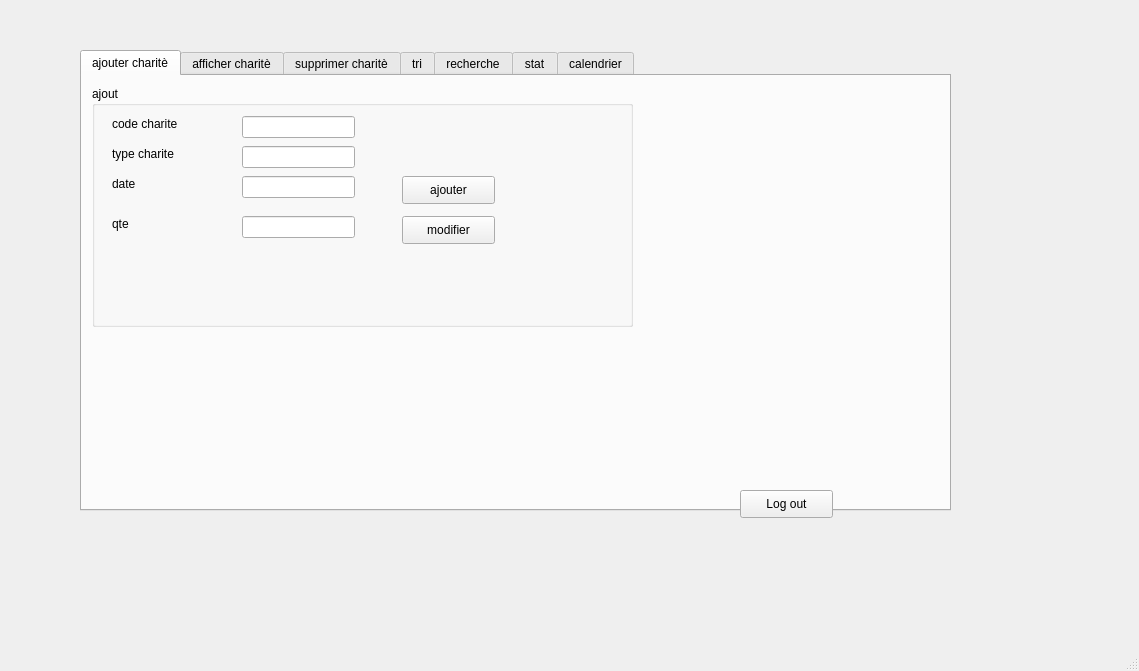
<?xml version="1.0" encoding="UTF-8"?>
<ui version="4.0">
 <class>MainWindow1</class>
 <widget class="QMainWindow" name="MainWindow1">
  <property name="geometry">
   <rect>
    <x>0</x>
    <y>0</y>
    <width>1139</width>
    <height>671</height>
   </rect>
  </property>
  <property name="windowTitle">
   <string>MainWindow</string>
  </property>
  <widget class="QWidget" name="centralwidget">
   <widget class="QTabWidget" name="calendrier">
    <property name="geometry">
     <rect>
      <x>80</x>
      <y>50</y>
      <width>871</width>
      <height>461</height>
     </rect>
    </property>
    <property name="currentIndex">
     <number>0</number>
    </property>
    <widget class="QWidget" name="tab_2">
     <attribute name="title">
      <string>ajouter charitè</string>
     </attribute>
     <widget class="QGroupBox" name="groupBox">
      <property name="geometry">
       <rect>
        <x>10</x>
        <y>10</y>
        <width>541</width>
        <height>241</height>
       </rect>
      </property>
      <property name="title">
       <string>ajout</string>
      </property>
      <widget class="QLabel" name="label">
       <property name="geometry">
        <rect>
         <x>20</x>
         <y>30</y>
         <width>101</width>
         <height>16</height>
        </rect>
       </property>
       <property name="text">
        <string>code charite</string>
       </property>
      </widget>
      <widget class="QLabel" name="label_2">
       <property name="geometry">
        <rect>
         <x>20</x>
         <y>60</y>
         <width>81</width>
         <height>16</height>
        </rect>
       </property>
       <property name="text">
        <string>type charite</string>
       </property>
      </widget>
      <widget class="QLabel" name="label_3">
       <property name="geometry">
        <rect>
         <x>20</x>
         <y>90</y>
         <width>56</width>
         <height>16</height>
        </rect>
       </property>
       <property name="text">
        <string>date</string>
       </property>
      </widget>
      <widget class="QLineEdit" name="le_code">
       <property name="geometry">
        <rect>
         <x>150</x>
         <y>30</y>
         <width>113</width>
         <height>22</height>
        </rect>
       </property>
      </widget>
      <widget class="QLineEdit" name="le_type">
       <property name="geometry">
        <rect>
         <x>150</x>
         <y>60</y>
         <width>113</width>
         <height>22</height>
        </rect>
       </property>
      </widget>
      <widget class="QLineEdit" name="le_date">
       <property name="geometry">
        <rect>
         <x>150</x>
         <y>90</y>
         <width>113</width>
         <height>22</height>
        </rect>
       </property>
      </widget>
      <widget class="QLineEdit" name="le_qte">
       <property name="geometry">
        <rect>
         <x>150</x>
         <y>130</y>
         <width>113</width>
         <height>22</height>
        </rect>
       </property>
      </widget>
      <widget class="QPushButton" name="pb_ajouter">
       <property name="geometry">
        <rect>
         <x>310</x>
         <y>90</y>
         <width>93</width>
         <height>28</height>
        </rect>
       </property>
       <property name="text">
        <string>ajouter</string>
       </property>
      </widget>
      <widget class="QLabel" name="label_4">
       <property name="geometry">
        <rect>
         <x>20</x>
         <y>130</y>
         <width>56</width>
         <height>16</height>
        </rect>
       </property>
       <property name="text">
        <string>qte</string>
       </property>
      </widget>
      <widget class="QPushButton" name="pb_modifier">
       <property name="geometry">
        <rect>
         <x>310</x>
         <y>130</y>
         <width>93</width>
         <height>28</height>
        </rect>
       </property>
       <property name="text">
        <string>modifier</string>
       </property>
      </widget>
     </widget>
    </widget>
    <widget class="QWidget" name="tab_4">
     <attribute name="title">
      <string>afficher charitè</string>
     </attribute>
     <widget class="QTableView" name="tab_charite">
      <property name="geometry">
       <rect>
        <x>45</x>
        <y>31</y>
        <width>481</width>
        <height>201</height>
       </rect>
      </property>
     </widget>
    </widget>
    <widget class="QWidget" name="tab">
     <attribute name="title">
      <string>supprimer charitè</string>
     </attribute>
     <widget class="QLabel" name="label_5">
      <property name="geometry">
       <rect>
        <x>30</x>
        <y>50</y>
        <width>81</width>
        <height>16</height>
       </rect>
      </property>
      <property name="text">
       <string>code charite</string>
      </property>
     </widget>
     <widget class="QLineEdit" name="le_coude">
      <property name="geometry">
       <rect>
        <x>160</x>
        <y>50</y>
        <width>113</width>
        <height>22</height>
       </rect>
      </property>
     </widget>
     <widget class="QPushButton" name="pb_supprimer">
      <property name="geometry">
       <rect>
        <x>320</x>
        <y>160</y>
        <width>93</width>
        <height>28</height>
       </rect>
      </property>
      <property name="text">
       <string>suprimer</string>
      </property>
     </widget>
    </widget>
    <widget class="QWidget" name="tab_5">
     <attribute name="title">
      <string>tri</string>
     </attribute>
     <widget class="QPushButton" name="pushButton_2">
      <property name="geometry">
       <rect>
        <x>520</x>
        <y>370</y>
        <width>93</width>
        <height>28</height>
       </rect>
      </property>
      <property name="text">
       <string>tri</string>
      </property>
     </widget>
     <widget class="QLabel" name="label_8">
      <property name="geometry">
       <rect>
        <x>120</x>
        <y>90</y>
        <width>131</width>
        <height>16</height>
       </rect>
      </property>
      <property name="text">
       <string>tri suivant </string>
      </property>
     </widget>
     <widget class="QComboBox" name="lokza">
      <property name="geometry">
       <rect>
        <x>270</x>
        <y>90</y>
        <width>101</width>
        <height>22</height>
       </rect>
      </property>
      <item>
       <property name="text">
        <string>typechar</string>
       </property>
      </item>
      <item>
       <property name="text">
        <string>date</string>
       </property>
      </item>
     </widget>
     <widget class="QTableView" name="table12">
      <property name="geometry">
       <rect>
        <x>95</x>
        <y>150</y>
        <width>521</width>
        <height>192</height>
       </rect>
      </property>
     </widget>
     <widget class="QPushButton" name="PDF_pb">
      <property name="geometry">
       <rect>
        <x>110</x>
        <y>370</y>
        <width>131</width>
        <height>28</height>
       </rect>
      </property>
      <property name="text">
       <string>telecherger (PDF)</string>
      </property>
     </widget>
    </widget>
    <widget class="QWidget" name="tab_6">
     <attribute name="title">
      <string>recherche</string>
     </attribute>
     <widget class="QTableView" name="tab_rech">
      <property name="geometry">
       <rect>
        <x>460</x>
        <y>60</y>
        <width>351</width>
        <height>251</height>
       </rect>
      </property>
     </widget>
     <widget class="QLabel" name="label_6">
      <property name="geometry">
       <rect>
        <x>50</x>
        <y>100</y>
        <width>101</width>
        <height>16</height>
       </rect>
      </property>
      <property name="text">
       <string>code de charite</string>
      </property>
     </widget>
     <widget class="QLabel" name="label_7">
      <property name="geometry">
       <rect>
        <x>50</x>
        <y>170</y>
        <width>151</width>
        <height>16</height>
       </rect>
      </property>
      <property name="text">
       <string>date de charite</string>
      </property>
     </widget>
     <widget class="QLineEdit" name="coderech">
      <property name="geometry">
       <rect>
        <x>200</x>
        <y>100</y>
        <width>113</width>
        <height>22</height>
       </rect>
      </property>
     </widget>
     <widget class="QLineEdit" name="daterech">
      <property name="geometry">
       <rect>
        <x>200</x>
        <y>170</y>
        <width>113</width>
        <height>22</height>
       </rect>
      </property>
     </widget>
     <widget class="QPushButton" name="pb_rech_code">
      <property name="geometry">
       <rect>
        <x>290</x>
        <y>130</y>
        <width>93</width>
        <height>28</height>
       </rect>
      </property>
      <property name="text">
       <string>rechercher</string>
      </property>
     </widget>
     <widget class="QPushButton" name="pb_rech_date">
      <property name="geometry">
       <rect>
        <x>300</x>
        <y>200</y>
        <width>93</width>
        <height>28</height>
       </rect>
      </property>
      <property name="text">
       <string>recherche</string>
      </property>
     </widget>
    </widget>
    <widget class="QWidget" name="tab_3">
     <attribute name="title">
      <string>stat</string>
     </attribute>
     <widget class="QCustomPlot" name="gplot" native="true">
      <property name="geometry">
       <rect>
        <x>150</x>
        <y>50</y>
        <width>591</width>
        <height>321</height>
       </rect>
      </property>
     </widget>
     <widget class="QPushButton" name="pb_stat">
      <property name="geometry">
       <rect>
        <x>590</x>
        <y>390</y>
        <width>93</width>
        <height>28</height>
       </rect>
      </property>
      <property name="text">
       <string>statistique</string>
      </property>
     </widget>
    </widget>
    <widget class="QWidget" name="tab_7">
     <attribute name="title">
      <string>calendrier</string>
     </attribute>
     <widget class="QToolButton" name="toolButton">
      <property name="geometry">
       <rect>
        <x>110</x>
        <y>70</y>
        <width>27</width>
        <height>22</height>
       </rect>
      </property>
      <property name="text">
       <string>...</string>
      </property>
     </widget>
     <widget class="QToolButton" name="toolButton_2">
      <property name="geometry">
       <rect>
        <x>110</x>
        <y>140</y>
        <width>27</width>
        <height>22</height>
       </rect>
      </property>
      <property name="text">
       <string>...</string>
      </property>
     </widget>
     <widget class="QToolButton" name="toolButton_3">
      <property name="geometry">
       <rect>
        <x>110</x>
        <y>200</y>
        <width>27</width>
        <height>22</height>
       </rect>
      </property>
      <property name="text">
       <string>...</string>
      </property>
     </widget>
     <widget class="QToolButton" name="toolButton_4">
      <property name="geometry">
       <rect>
        <x>110</x>
        <y>270</y>
        <width>27</width>
        <height>22</height>
       </rect>
      </property>
      <property name="text">
       <string>...</string>
      </property>
     </widget>
     <widget class="QLabel" name="label_9">
      <property name="geometry">
       <rect>
        <x>220</x>
        <y>70</y>
        <width>56</width>
        <height>16</height>
       </rect>
      </property>
      <property name="text">
       <string>TextLabel</string>
      </property>
     </widget>
     <widget class="QLabel" name="label_10">
      <property name="geometry">
       <rect>
        <x>240</x>
        <y>130</y>
        <width>56</width>
        <height>16</height>
       </rect>
      </property>
      <property name="text">
       <string>TextLabel</string>
      </property>
     </widget>
     <widget class="QPushButton" name="pushButton_4">
      <property name="geometry">
       <rect>
        <x>300</x>
        <y>310</y>
        <width>93</width>
        <height>28</height>
       </rect>
      </property>
      <property name="text">
       <string>PushButton</string>
      </property>
     </widget>
     <widget class="QCalendarWidget" name="calendarWidget">
      <property name="geometry">
       <rect>
        <x>350</x>
        <y>80</y>
        <width>304</width>
        <height>218</height>
       </rect>
      </property>
     </widget>
    </widget>
   </widget>
   <widget class="QPushButton" name="pushButtonLogout">
    <property name="geometry">
     <rect>
      <x>740</x>
      <y>490</y>
      <width>93</width>
      <height>28</height>
     </rect>
    </property>
    <property name="text">
     <string>Log out</string>
    </property>
   </widget>
  </widget>
  <widget class="QMenuBar" name="menubar">
   <property name="geometry">
    <rect>
     <x>0</x>
     <y>0</y>
     <width>1139</width>
     <height>26</height>
    </rect>
   </property>
  </widget>
  <widget class="QStatusBar" name="statusbar"/>
 </widget>
 <customwidgets>
  <customwidget>
   <class>QCustomPlot</class>
   <extends>QWidget</extends>
   <header location="global">qcustomplot.h</header>
   <container>1</container>
  </customwidget>
 </customwidgets>
 <resources/>
 <connections/>
</ui>
